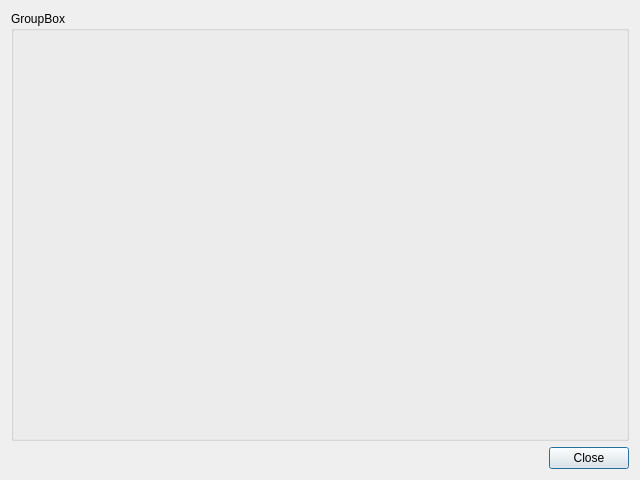
<?xml version="1.0" encoding="UTF-8"?>
<ui version="4.0">
 <class>AboutDialog</class>
 <widget class="QDialog" name="AboutDialog">
  <property name="geometry">
   <rect>
    <x>0</x>
    <y>0</y>
    <width>640</width>
    <height>480</height>
   </rect>
  </property>
  <property name="windowTitle">
   <string>About us...</string>
  </property>
  <layout class="QGridLayout" name="gridLayout" rowstretch="1,0">
   <item row="1" column="0" colspan="2">
    <widget class="QDialogButtonBox" name="buttonBox">
     <property name="standardButtons">
      <set>QDialogButtonBox::Close</set>
     </property>
    </widget>
   </item>
   <item row="0" column="0" colspan="2">
    <widget class="QGroupBox" name="groupBox">
     <property name="title">
      <string>GroupBox</string>
     </property>
    </widget>
   </item>
  </layout>
 </widget>
 <resources/>
 <connections/>
</ui>
